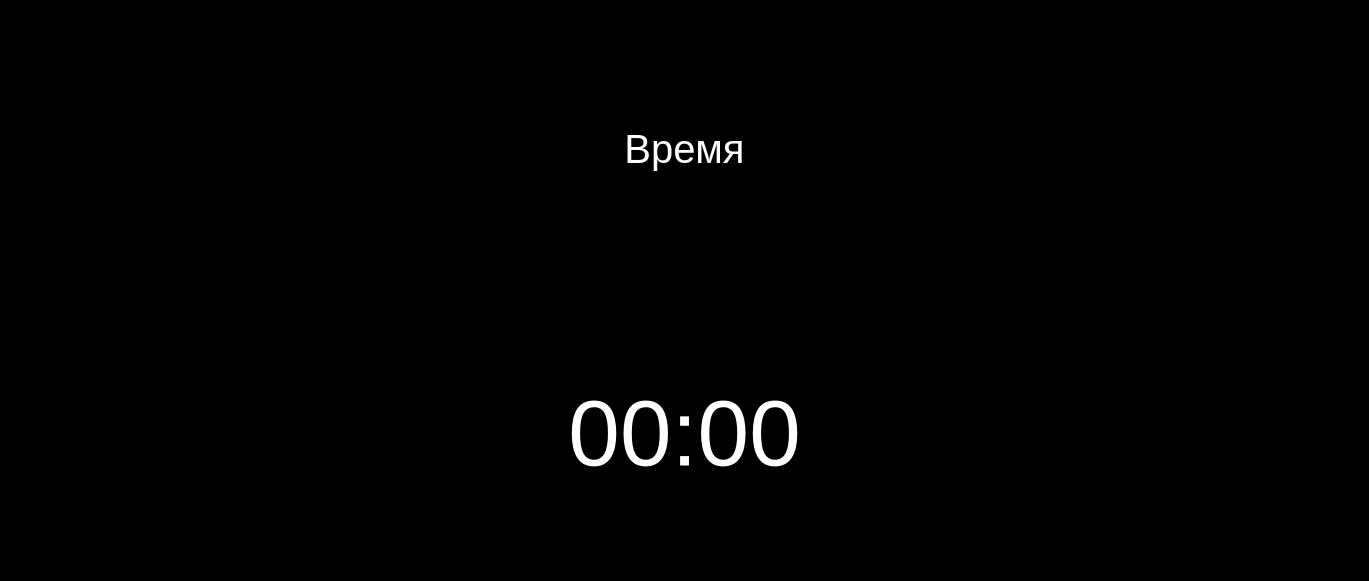
<?xml version="1.0" encoding="UTF-8"?>
<ui version="4.0">
 <class>MainWindow</class>
 <widget class="QMainWindow" name="MainWindow">
  <property name="geometry">
   <rect>
    <x>0</x>
    <y>0</y>
    <width>1369</width>
    <height>581</height>
   </rect>
  </property>
  <property name="windowTitle">
   <string>MainWindow</string>
  </property>
  <property name="styleSheet">
   <string notr="true">background-color: rgb(0, 0, 0);</string>
  </property>
  <widget class="QWidget" name="centralwidget">
   <layout class="QHBoxLayout" name="horizontalLayout">
    <item>
     <layout class="QVBoxLayout" name="verticalLayout"/>
    </item>
    <item>
     <layout class="QVBoxLayout" name="verticalLayout_3">
      <item>
       <widget class="QLabel" name="label_title_time">
        <property name="font">
         <font>
          <pointsize>30</pointsize>
         </font>
        </property>
        <property name="styleSheet">
         <string notr="true">color: rgb(255, 255, 255);</string>
        </property>
        <property name="text">
         <string>Время</string>
        </property>
        <property name="alignment">
         <set>Qt::AlignCenter</set>
        </property>
       </widget>
      </item>
      <item>
       <widget class="QLabel" name="label_time">
        <property name="sizeIncrement">
         <size>
          <width>10</width>
          <height>10</height>
         </size>
        </property>
        <property name="font">
         <font>
          <pointsize>70</pointsize>
         </font>
        </property>
        <property name="layoutDirection">
         <enum>Qt::LeftToRight</enum>
        </property>
        <property name="autoFillBackground">
         <bool>false</bool>
        </property>
        <property name="styleSheet">
         <string notr="true">color: rgb(255, 255, 255);

</string>
        </property>
        <property name="text">
         <string>00:00</string>
        </property>
        <property name="scaledContents">
         <bool>false</bool>
        </property>
        <property name="alignment">
         <set>Qt::AlignCenter</set>
        </property>
        <property name="buddy">
         <cstring></cstring>
        </property>
       </widget>
      </item>
     </layout>
    </item>
    <item>
     <layout class="QVBoxLayout" name="verticalLayout_2"/>
    </item>
   </layout>
  </widget>
 </widget>
 <resources/>
 <connections/>
</ui>
